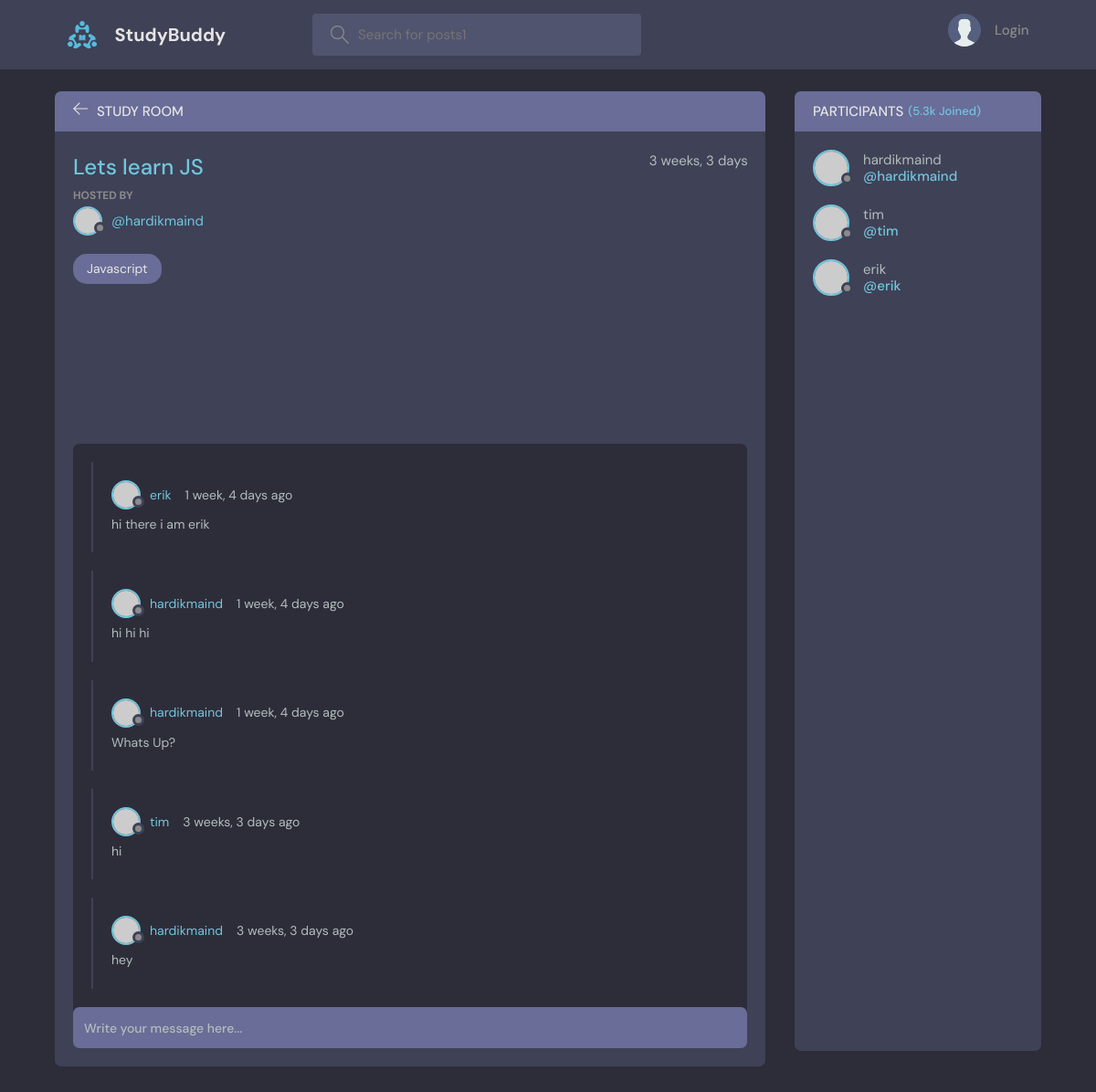
/room/1, run on the app's committed database.
### base/models.py (models this page shows, shortened)
class Room(models.Model):
    host = models.ForeignKey(User, null=True, on_delete=models.SET_NULL)
    name = models.CharField(max_length=200)
    description = models.TextField(null=True, blank=True)
    participants = models.ManyToManyField(User,related_name='participants', blank=True)
    updated = models.DateTimeField(auto_now=True)
    created = models.DateTimeField(auto_now_add=True)
    topic = models.ForeignKey(Topic, null=True, on_delete=models.SET_NULL)
    class Meta:
        ordering = ['-updated', '-created']

class Topic(models.Model):
    name = models.CharField(max_length=200)
    def __str__(self):
        return self.name

class Message(models.Model):
    user = models.ForeignKey(User, on_delete=models.CASCADE)
    room = models.ForeignKey(Room, on_delete=models.CASCADE)
    body = models.TextField()
    updated = models.DateTimeField(auto_now=True)
    created = models.DateTimeField(auto_now_add=True)
    class Meta:
        ordering = ['-updated', '-created']

### base/views.py (the view, shortened to what this page needs)
# urls.py: path('room/<str:pk>', views.room,name="room"),   #when the user goes to the home page, the home function is called
def room(request, pk):
    room = Room.objects.get(id=pk)
    room_message = room.message_set.all()
    participants = room.participants.all()
    context = {'room': room, 'room_messages': room_message,
               'participants': participants}
    return render(request, 'base/room.html', context)

### base/templates/base/room.html (shortened to what this page needs)
{% extends 'main.html' %} {% block content %}
<main class="profile-page layout layout--2">
  <div class="container">
    <div class="room">
      <div class="room__top">
        <div class="room__topLeft">
          <a href="{% url 'home' %}">
            <svg
              version="1.1"
              xmlns="http://www.w3.org/2000/svg"
              width="32"
              height="32"
              viewBox="0 0 32 32"
            >
              <title>arrow-left</title>
              <path
                d="M13.723 2.286l-13.723 13.714 13.719 13.714 1.616-1.611-10.96-10.96h27.625v-2.286h-27.625l10.965-10.965-1.616-1.607z"
              ></path>
            </svg>
          </a>
          <h3>Study Room</h3>
        </div>
      </div>
      <div class="room__box scroll">
        <div class="room__header scroll">
          <div class="room__info">
            <h3>{{room.name}}</h3>
            <span>{{room.created|timesince}}</span>
          </div>
          <div class="room__hosted">
            <p>Hosted By</p>
            <a href="{% url 'user-profile' room.host.id %}" class="room__author">
              <div class="avatar avatar--small">
                <img src="https://randomuser.me/api/portraits/men/37.jpg" />
              </div>
              <span>@{{room.host.username}}</span>
            </a>
          </div>
          <span class="room__topics">{{room.topic}}</span>
        </div>
        <div class="room__conversation">
          <div class="threads scroll">
            {% for message in room_messages %}
            <div class="thread">
              <div class="thread__top">
                <div class="thread__author">
                  <a href="{% url 'user-profile' message.user.id %}" class="thread__authorInfo">
                    <div class="avatar avatar--small">
                      <img
                        src="https://randomuser.me/api/portraits/men/37.jpg"
                      />
                    </div>
                    <span>{{message.user.username}}</span>
                  </a>
                  <span class="thread__date">{{message.created|timesince}} ago</span>
                </div>
              </div>
              <div class="thread__details">
                {{message.body}}
              </div>
            </div>
            {% endfor %}
          </div>
        </div>
      </div>
      <div class="room__message">
        <form action="#" method="POST">{% csrf_token %}
          <input name="body" placeholder="Write your message here..." />
        </form>
      </div>
    </div>
    <div class="participants">
      <h3 class="participants__top">Participants <span>(5.3k Joined)</span></h3>
      <div class="participants__list scroll">
        {% for user in participants %}
        <a href="{% url 'user-profile' user.id %}" class="participant">
          <div class="avatar avatar--medium">
            <img src="https://randomuser.me/api/portraits/men/37.jpg" />
          </div>
          <p>
            {{user.username}}
            <span>@{{user.username}}</span>
          </p>
        </a>
        {% endfor %}
      </div>
    </div>
  </div>
</main>
{% endblock content %}

### data on the page
Room: name "Lets learn JS", created "3 weeks, 3 days", host.username "hardikmaind", topic "Javascript"
Message: user.username "erik", created "1 week, 4 days", body "hi there i am erik"
Message: user.username "hardikmaind", created "1 week, 4 days", body "hi hi hi"
Message: user.username "hardikmaind", created "1 week, 4 days", body "Whats Up?"
Message: user.username "tim", created "3 weeks, 3 days", body "hi"
Message: user.username "hardikmaind", created "3 weeks, 3 days", body "hey"

### other printed values
{{ user.username }} "hardikmaind"
{{ user.username }} "tim"
{{ user.username }} "erik"
